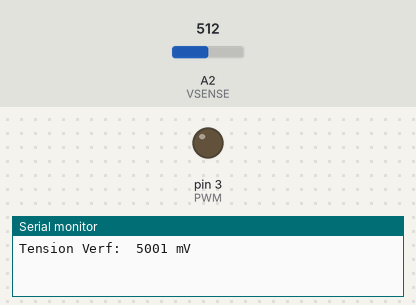
A sketch run on a simulated Arduino Uno, built with avr-gcc and run on an emulated ATmega328P. On the bench: output pins drawn as LEDs (lit = HIGH), the last lines printed to the serial monitor. Inputs (shaded band) come from the test bench; at power-on: A2 (VSENSE) = 512.

Above: at 0.1 s.
At 5.2 s:
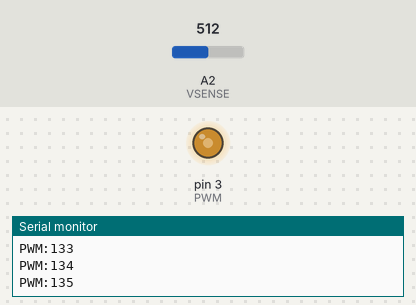
5.3 s: A2 (VSENSE) set to 0
8.3 s: A2 (VSENSE) set to 18
At 20.75 s:
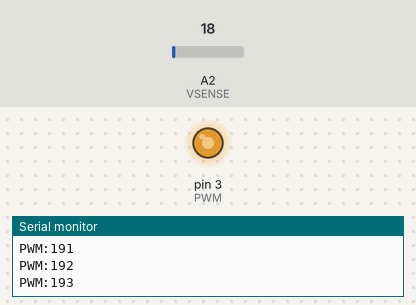
Timing chart, 0 to 22.3 s (numbered marks = the images above; inputs shaded):
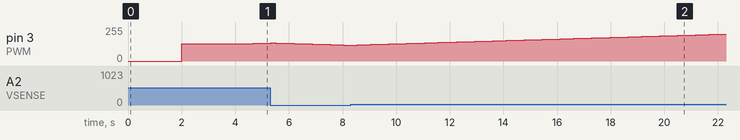

The sketch:

referensi.ino
```cpp
#include <Wire.h>
#define VSENSE A2
#define PWM 3
float V_MAX = 20;
#define MUESTRAS 50
int RawValue= 0;
int ADCvRef = 0;
int i = 0;
int valorPWM = 0;
double volts = 0;
double tensionMedida = 0;
float tensionSetPoint = 0;
float tension = 0;
float atenuacion = 1.0;
float desvioTension = 0;
//-----------------------------------------------------------
//Funcion de calculo de tension de alimentacion
//-----------------------------------------------------------
int vRefADC(){
   long result;
   ADMUX = _BV(REFS0) | _BV(MUX3) | _BV(MUX2) | _BV(MUX1);
   delay(2);
   ADCSRA |= _BV(ADSC);
   while (bit_is_set(ADCSRA,ADSC));
   result = ADCL;
   result |= ADCH<<8;
   result = 1125300L / result;
   return result;
}
//-----------------------------------------------------------
//Funcion Setup de Configuracion
//-----------------------------------------------------------
void setup(){
   Serial.begin(115200);
   ADCvRef = vRefADC();
   Serial.print("Tension Verf:  ");
   Serial.print(ADCvRef);
   Serial.println(" mV");
   delay(2000);
   pinMode(PWM, OUTPUT);
   valorPWM=128;
   analogWrite(PWM, valorPWM);
   delay(2000);
}
//-----------------------------------------------------------
//Funcion de medicion de SetPoint
//-----------------------------------------------------------
float mideSetPoint(){
   tensionSetPoint = 15;
   delay(1);
   return (tensionSetPoint/1000)*3.7;
}
//-----------------------------------------------------------
//Funcion de medicion de Tension
//-----------------------------------------------------------
float mideTension(){
   volts = 0;
   for(i=0;i<MUESTRAS;i++){
      vRefADC();
      RawValue = analogRead(VSENSE);
      tensionMedida = (RawValue / 1023.0) * ADCvRef;
      volts = volts + tensionMedida;
      delay(1);
   }
   tension = ((((volts / MUESTRAS) / 1000) / atenuacion) - desvioTension)*3.7;
   return tension;
}
//-----------------------------------------------------------
//Controla el PWM
//-----------------------------------------------------------
void ajustaPWM(){
   if(tension < V_MAX){
      if(valorPWM>0)
         valorPWM--;
      delay(1);
      analogWrite(PWM, valorPWM);
      Serial.print("PWM:");
      Serial.println(valorPWM);
   }else{
      if(valorPWM<255)
         valorPWM++;
      delay(1);
      analogWrite(PWM, valorPWM);
      Serial.print("PWM:");
      Serial.println(valorPWM);
   }
}
//-----------------------------------------------------------
//Funcion Repetitiva
//-----------------------------------------------------------
void loop(){
   V_MAX = mideSetPoint();
   mideTension();
   ajustaPWM();
}
```
